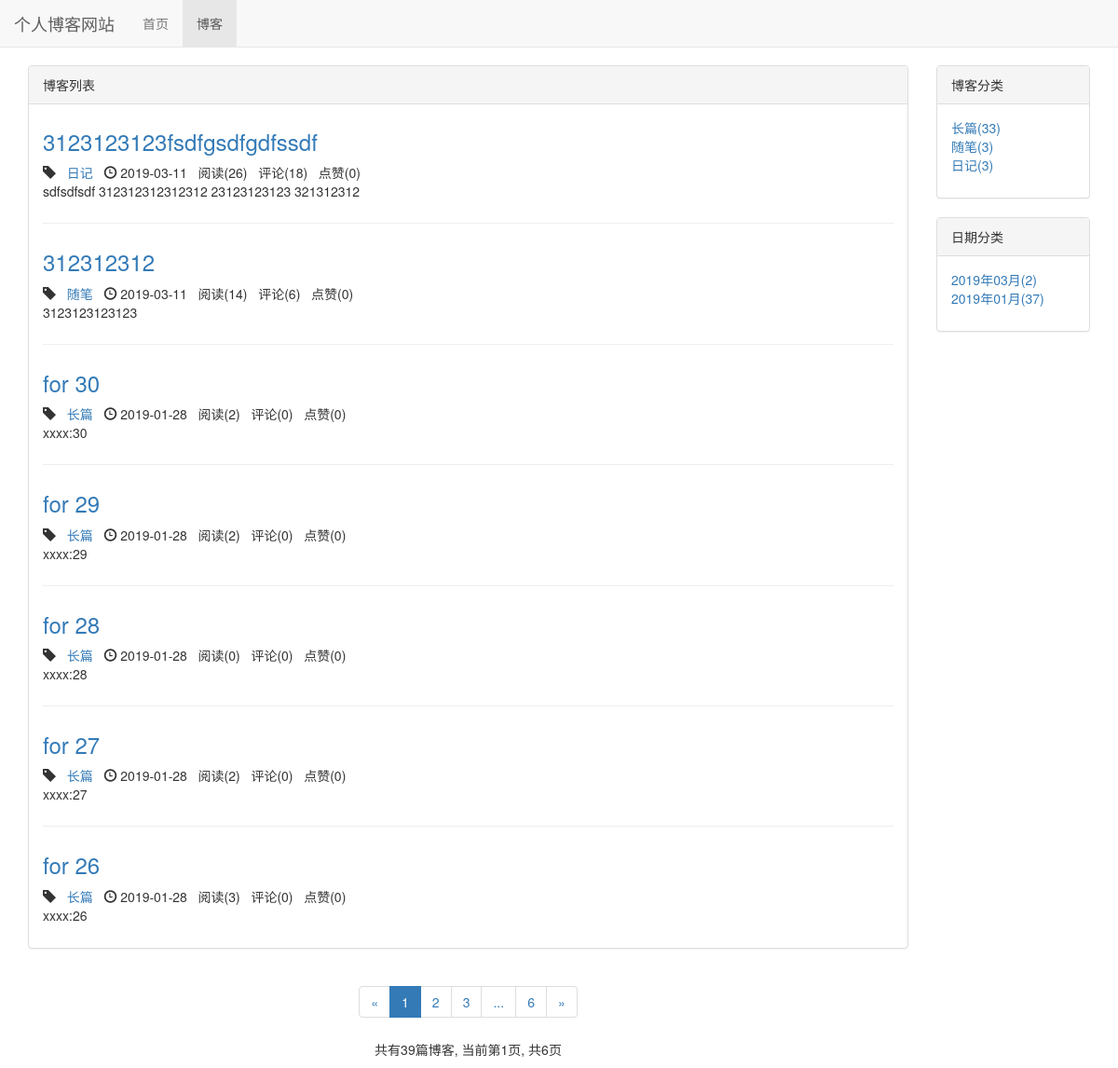
Screenshot of /blog/ with the database file from the repository.
### blog/models.py (models this page shows, shortened)
class Blog(models.Model, ReadNumExpandMethod):
    title = models.CharField(max_length=50)
    blog_type = models.ForeignKey(BlogType, on_delete=models.CASCADE)
    content = RichTextUploadingField()
    author = models.ForeignKey(User, on_delete=models.CASCADE)
    read_details = GenericRelation(ReadDetail)  # 与阅读细节模型关联起来
    created_time = models.DateTimeField(auto_now_add=True)
    last_updated_time = models.DateTimeField(auto_now=True)
    class Meta:
        ordering = ['-created_time']

class BlogType(models.Model):
    type_name = models.CharField(max_length=50)
    def __str__(self):
        return self.type_name

### read_statistics/models.py (models this page shows)
class ReadNum(models.Model):
    read_num = models.IntegerField(default=0)
    content_type = models.ForeignKey(ContentType, on_delete=models.CASCADE)
    object_id = models.PositiveIntegerField()
    content_object = GenericForeignKey('content_type', 'object_id')

### likes/models.py (models this page shows)
class LikeCount(models.Model):
    content_type = models.ForeignKey(ContentType, on_delete=models.CASCADE)
    object_id = models.PositiveIntegerField()
    content_object = GenericForeignKey('content_type', 'object_id')
    liked_num = models.IntegerField(default=0)

### blog/views.py (the view)
# urls.py: path('', views.blog_list, name='blog_list'),
def blog_list(request):
    blogs_all_list = Blog.objects.all()
    context = get_blog_list_common_data(blogs_all_list, request)
    return render(request, 'blog/blog_list.html', context)

### comment/templatetags/comment_tags.py (called while the page is built)
@register.simple_tag
def get_comment_count(obj):
    content_type = ContentType.objects.get_for_model(obj)
    return Comment.objects.filter(content_type=content_type, object_id=obj.pk).count()

### likes/templatetags/likes_tags.py (called while the page is built)
@register.simple_tag
def get_like_count(obj):
    content_type = ContentType.objects.get_for_model(obj)
    like_count, created = LikeCount.objects.get_or_create(content_type=content_type, object_id=obj.pk)
    return like_count.liked_num

### read_statistics/models.py (called while the page is built)
    def get_read_num(self):
        try:
            ct = ContentType.objects.get_for_model(self)
            readnum = ReadNum.objects.get(content_type=ct, object_id=self.pk)
            return readnum.read_num
        except exceptions.ObjectDoesNotExist:
            return 0

### blog/templates/blog/blog_list.html (shortened to what this page needs)
{% extends 'base.html' %}
{% block nav_blog_active %}active{% endblock %}
{% load staticfiles %}
{% load comment_tags %}
{% load likes_tags %}
{% block header_extends %}
    <link rel="stylesheet" type="text/css" href="{% static 'blog/blog.css' %}">
{% endblock %}
{% block content %}
    <div class="container">
        <div class="row">
            <div class="col-xs-12 col-sm-8 col-md-9 col-lg-10">
                <div class="panel panel-default">
                    <div class="panel-heading">{% block blog_list_title %}博客列表{% endblock %}</div>
                    <div class="panel-body">
                        {% for blog in page_of_blogs.object_list %}
                            <div class="blog">
                                <h3><a href="{% url 'blog_detail' blog.pk %}">{{ blog.title }}</a></h3>
                                <p class="blog-info">
                                    <span class="glyphicon glyphicon-tag"></span>&nbsp;&nbsp;&nbsp;<a href="{% url 'blogs_with_type' blog.blog_type.pk %}">{{ blog.blog_type }}</a>&nbsp;&nbsp;&nbsp;<span class="glyphicon glyphicon-time"></span> {{ blog.created_time|date:"Y-m-d" }}&nbsp;&nbsp;
                                    阅读({{ blog.get_read_num }})&nbsp;&nbsp;
                                    评论({% get_comment_count blog %})&nbsp;&nbsp;
                                    点赞({% get_like_count blog %})
                                </p>
                                <p>{{ blog.content|striptags|truncatechars:120 }}</p>
                            </div>
                        {% empty %}
                            <div class="blog">
                                <h3>暂无博客，敬请期待</h3>
                            </div>
                        {% endfor %}
                    </div>
                </div>
                <div class="paginator">
                    <ul class="pagination">
                        <li>
                            {% if page_of_blogs.has_previous %}
                                <a href="?page={{ page_of_blogs.previous_page_number }}" aria-label="Previous">
                                    <span aria-hidden="true">&laquo;</span>
                                </a>
                            {% else %}
                                <span aria-hidden="true">&laquo;</span>
                            {% endif %}
                        </li>
                        {% for page_num in page_range %}
                            {% if page_num == page_of_blogs.number %}
                                <li class="active"><span>{{ page_num }}</span></li>
                            {% else %}
                                {% if page_num == '...' %}
                                    <li><span>{{ page_num }}</span></li>
                                {% else %}
                                    <li><a href="?page={{ page_num }}">{{ page_num }}</a></li>
                                {% endif %}
                            {% endif %}
                        {% endfor %}
                        <li>
                            {% if page_of_blogs.has_next %}
                                <a href="?page={{ page_of_blogs.next_page_number }}" aria-label="Next">
                                    <span aria-hidden="true">&raquo;</span>
                                </a>
                            {% else %}
                                <span aria-hidden="true">&raquo;</span>
                            {% endif %}
                        </li>
                    </ul>
                    <p>
                        共有{{ page_of_blogs.paginator.count }}篇博客,
                        当前第{{ page_of_blogs.number }}页,
                        共{{ page_of_blogs.paginator.num_pages }}页
                    </p>
                </div>
            </div>
            <div class="hidden-xs col-sm-4 col-md-3 col-lg-2">
                <div class="panel panel-default">
                    <div class="panel-heading">博客分类</div>
                    <div class="panel-body">
                        <ul class="blog-types">
                            {% for blog_type in blog_types %}
                                <li><a href="{% url 'blogs_with_type' blog_type.pk %}">{{ blog_type.type_name }}({{ blog_type.blog_set.count }})</a></li>
                            {% empty %}
                                <li>暂无分类</li>
                            {% endfor %}
                        </ul>
                    </div>
                </div>
                <div class="panel panel-default">
                    <div class="panel-heading">日期分类</div>
                    <div class="panel-body">
                        <ul>
                            {% for blog_date, blog_count in blog_dates.items %}
                                <li>
                                    <a href="{% url 'blogs_with_date' blog_date.year blog_date.month %}">
                                        {{ blog_date|date:"Y年m月" }}({{ blog_count }})
                                    </a>
                                </li>
                            {% endfor %}
                        </ul>
                    </div>
                </div>
            </div>
        </div>
    </div>
{% endblock %}

### templates/base.html (shortened to what this page needs)
{% load staticfiles %}
<!DOCTYPE html>
<html lang="zh-CN">
<head>
    <link rel="stylesheet" type="text/css" href="{% static 'css/base.css' %}">
    <link rel="stylesheet" type="text/css" href="{% static 'bootstrap-3.3.7/css/bootstrap.min.css' %}">
    {% block header_extends %}{% endblock %}
</head>
<body>
    <div class="navbar navbar-default navbar-fixed-top" role="navigation">
        <div class="container-fluid">
            <div class="navbar-header">
                <a class="navbar-brand" href="{% url 'home' %}">个人博客网站</a>
            </div>
            <div id="navbar-collapse" class="collapse navbar-collapse">
                <ul class="nav navbar-nav">
                    <li class="{% block nav_home_active %}{% endblock %}">
                        <a href="{% url 'home' %}">首页</a>
                    </li>
                    <li class="{% block nav_blog_active %}{% endblock %}">
                        <a href="{% url 'blog_list' %}">博客</a>
                    </li>
                </ul>
            </div>
        </div>
    </div>
    {% block content %}{% endblock %}
</body>
</html>

### static/css/base.css (style rules this page uses)
* { margin: 0; padding: 0; }
body { margin-top: 70px!important; }
ul { list-style-type: none!important; }

### blog/static/blog/blog.css (style rules this page uses)
ul.blog-types { list-style-type: none; }
div.blog:not(:last-child) { margin-bottom: 2em; padding-bottom: 1em; border-bottom: 1px solid #eee; }
div.blog h3 { margin-top: 0.5em; }
div.blog p.blog-info { margin-bottom: 0; }
div.paginator { text-align: center; }

### rows the page displays
Blog: title "3123123123fsdfgsdfgdfssdf", blog_type "日记", created_time "2019-03-11", get_read_num "26", id "18", id.liked_num "0", content "sdfsdfsdf 312312312312312 23123123123 321312312"
Blog: title "312312312", blog_type "随笔", created_time "2019-03-11", get_read_num "14", id "6", id.liked_num "0", content "3123123123123"
Blog: title "for 30", blog_type "长篇", created_time "2019-01-28", get_read_num "2", id "0", id.liked_num "0", content "xxxx:30"
Blog: title "for 29", blog_type "长篇", created_time "2019-01-28", get_read_num "2", id "0", id.liked_num "0", content "xxxx:29"
Blog: title "for 28", blog_type "长篇", created_time "2019-01-28", get_read_num "0", id "0", id.liked_num "0", content "xxxx:28"
Blog: title "for 27", blog_type "长篇", created_time "2019-01-28", get_read_num "2", id "0", id.liked_num "0", content "xxxx:27"
Blog: title "for 26", blog_type "长篇", created_time "2019-01-28", get_read_num "3", id "0", id.liked_num "0", content "xxxx:26"
BlogType: type_name "长篇", blog_set.count "33"
BlogType: type_name "随笔", blog_set.count "3"
BlogType: type_name "日记", blog_set.count "3"

### other values shown
{{ page_num }} "1"
{{ page_num }} "2" "3" "6"
{{ page_num }} "..."
{{ page_of_blogs.paginator.count }} "39"
{{ page_of_blogs.number }} "1"
{{ page_of_blogs.paginator.num_pages }} "6"
{{ blog_date|date:"Y年m月" }} "2019年03月" "2019年01月"
{{ blog_count }} "2" "37"
